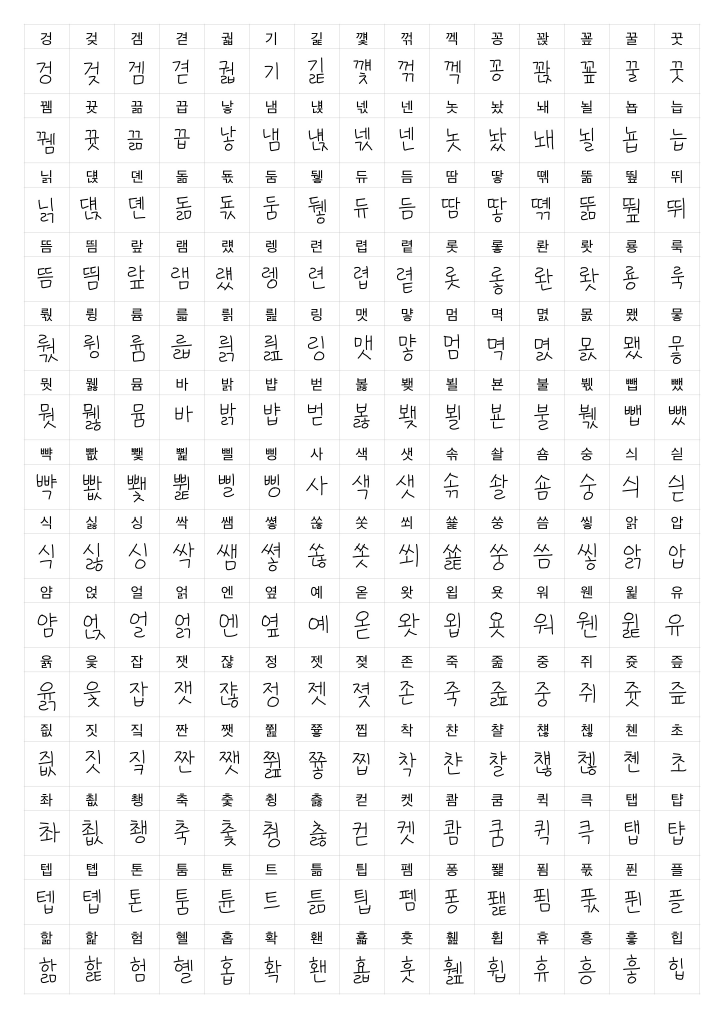
#> input picture diary/handwriting/210_written.jpg, 2182 x 3086 px, found by its file name (shown at 1/3 size); its folder holds only this picture in this run
$ python -i handwriting.py   (imports and definitions only)
#> lines starting #> are read from the running program, lines starting #| are printed output that depends on the picture; after the words box and inside, x2 and y2 are one past the last pixel; in counts of white or black regions, pixels touching at a corner belong together
# -*- coding: utf-8 -*-
from __future__ import print_function
from __future__ import absolute_import

import sys
import numpy as np
import cv2
import os
from PIL import Image
from PIL import ImageDraw
from PIL import ImageFont
import json
import collections
import glob
import pickle
import random
import tensorflow as tf
import argparse

from unet import UNet
from utils import compile_frames_to_gif

# 글씨 있는 부분 좌표 추출
def crop_image(img):
    image = np.array(img)
    blur = cv2.GaussianBlur(image, ksize=(3,3), sigmaX=0)
    ret, thresh1 = cv2.threshold(blur, 127, 255, cv2.THRESH_BINARY)
    edged = cv2.Canny(blur, 10, 250)
    kernel = cv2.getStructuringElement(cv2.MORPH_RECT, (7,7))
    closed = cv2.morphologyEx(edged, cv2.MORPH_CLOSE, kernel)
    contours, _ = cv2.findContours(closed.copy(),cv2.RETR_EXTERNAL, cv2.CHAIN_APPROX_SIMPLE)
    total = 0
    contours_xy = np.array(contours)
    x_min, x_max = 0,0
    value = list()
    for i in range(len(contours_xy)):
      for j in range(len(contours_xy[i])):
        value.append(contours_xy[i][j][0][0])
        x_min = min(value)
        x_max = max(value)

    y_min, y_max = 0,0
    value = list()
    for i in range(len(contours_xy)):
      for j in range(len(contours_xy[i])):
        value.append(contours_xy[i][j][0][1])
        y_min = min(value)
        y_max = max(value)

    x = x_min
    y = y_min
    w = x_max-x_min
    h = y_max-y_min

    return x, y, w, h

# 글씨 있는 부분으로만 자르고 비율로 리사이즈
def process_image(img, x, y, w, h, canvas_size):
    new_width = int(canvas_size * 0.5)
    new_height = int(new_width * h / w)
    if new_height > canvas_size - 10:
        new_height = int(canvas_size * 0.6)
        new_width = int(new_height * w / h)
    img = img.crop((x-1, y-1, x+w+1, y+h+1)).resize((new_width,new_height))
    new_left = int((canvas_size - img.width) / 2)
    new_top = int((canvas_size - img.height) / 2)
    result = Image.new("L", (canvas_size, canvas_size), color=255)
    result.paste(img, (new_left, new_top))

    return result

def make_handwriting_image(full_img, canvas_size, count):
    width, height = 135, 135
    x, y = 73, 146
    diff = 208

    startx, endx = x+width*(count%15), x+width*(count%15+1)
    starty, endy = y+diff*(count//15), y+diff*(count//15)+height
    image = full_img.crop((startx, starty, endx, endy))
    x, y, w, h = crop_image(image)
    image = process_image(image, x-5, y-5, w+10, h+10, canvas_size)
    return image

def draw_single_char(st, font, canvas_size, x_offset, y_offset):
    img = Image.new("RGB", (canvas_size, canvas_size), (255, 255, 255))
    draw = ImageDraw.Draw(img)
    draw.text((x_offset, y_offset), st, (0, 0, 0), font=font)
    x, y, w, h = crop_image(img)
    img = process_image(img, x, y, w, h, canvas_size)
    return img

def draw_example(ch, src_font, canvas_size, x_offset, y_offset, full_img, count):
    dst_img = make_handwriting_image(full_img, canvas_size, count)
    src_img = draw_single_char(ch, src_font, canvas_size, x_offset, y_offset)
    example_img = Image.new("RGB", (canvas_size * 2, canvas_size), (255, 255, 255))
    example_img.paste(dst_img, (0, 0))
    example_img.paste(src_img, (canvas_size, 0))
    return example_img

def font2img(src, stringset, char_size, canvas_size, x_offset, y_offset, sample_dir, label, full_img):
    src_font = ImageFont.truetype(src, size=char_size)
    count = 0
    for s in stringset:
        e = draw_example(' '+s, src_font, canvas_size, x_offset, y_offset, full_img, count)
        if e:
            e.save(os.path.join(sample_dir, "%02d_%04d.jpg" % (label, count)))
            count += 1

# train.obj와 val.obj 생성
# [25 lines left out: functions pickle_examples, pickle_tests, not called in this run]


def create_handwriting_dataset():
    src_font = '/handwriting/source_font.ttf'
    f = open("/handwriting/chosen_hangul.txt", 'r', encoding='UTF8')
#> (reads diary/handwriting/chosen_hangul.txt from the repository)
    charset = f.readlines()
    char_size, canvas_size = 130, 256
    x_offset, y_offset = 20, 20
    sample_dir = '/handwriting/samples/'
    if not os.path.isdir(sample_dir):
        os.mkdir(sample_dir)
    experiment_dir = '/handwriting/experiment/'
    if not os.path.isdir(experiment_dir):
        os.mkdir(experiment_dir)
    save_dir = '/handwriting/experiment/data'
    if not os.path.isdir(save_dir):
        os.mkdir(save_dir)
    split_ratio = 0.1
    label = 54
    full_img = Image.open('/handwriting/210_written.jpg')
#> full_img is the input picture: PIL image 2182x3086 RGB; min 0, max 255, mean 244.4

    print("create handwriting dataset function executing")

    font2img(src_font, charset, char_size, canvas_size, x_offset, y_offset, sample_dir, label, full_img)
#> the loop in font2img, `for s in stringset:` made 2 passes
#> pass 1, in make_handwriting_image, `image = full_img.crop((startx, starty, endx, endy))`:
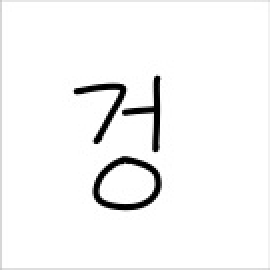
#> image: PIL image 135x135 RGB (shown 2 times larger); min 0, max 255, mean 245.5
#> pass 1, in crop_image, `blur = cv2.GaussianBlur(image, ksize=(3,3), sigmaX=0)`:
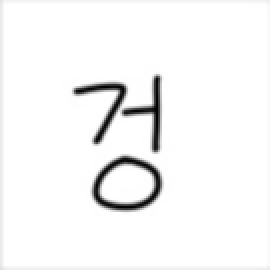
#> blur: shape (135, 135, 3) (shown 2 times larger); min 0, max 255, mean 245.7
#> pass 1, in crop_image, `ret, thresh1 = cv2.threshold(blur, 127, 255, cv2.THRESH_BINARY)`:
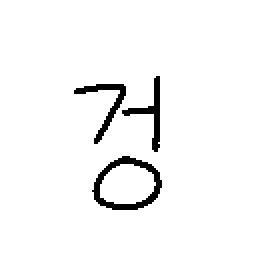
#> thresh1: shape (135, 135, 3) (shown 2 times larger); 96.6% white; 3 black regions, box (x1, y1, x2, y2) and area: (46, 78, 81, 105) 274, (37, 42, 63, 72) 171, (61, 38, 80, 76) 167
#> pass 1, in crop_image, `edged = cv2.Canny(blur, 10, 250)`:
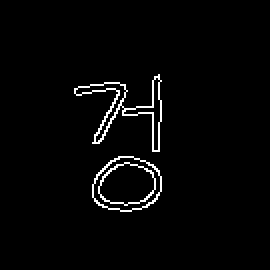
#> edged: shape (135, 135) (shown 2 times larger); 2.4% white in thin lines or dots, all inside (x1, y1, x2, y2) = (37, 37, 81, 106)
#> after the loop in font2img, `for s in stringset:`:
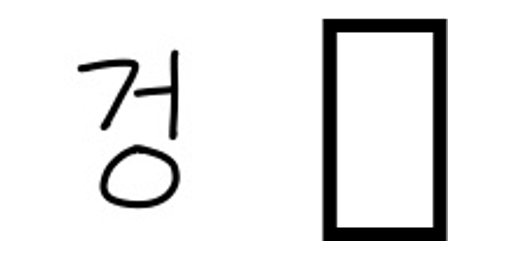
#> e: PIL image 512x256 RGB; min 0, max 255, mean 231.3
#> after the loop in font2img, `for s in stringset:`: count = 1

    train_path = os.path.join(save_dir, "train.obj")
    val_path = os.path.join(save_dir, "val.obj")
    pickle_examples(sorted(glob.glob(os.path.join(sample_dir, "*.jpg"))), train_path=train_path, val_path=val_path, train_val_split=split_ratio)


# [71 lines left out: functions train_handwriting, infer_handwriting, not called in this run]

#> (the run stopped early here; a loop or call above may not have finished)
